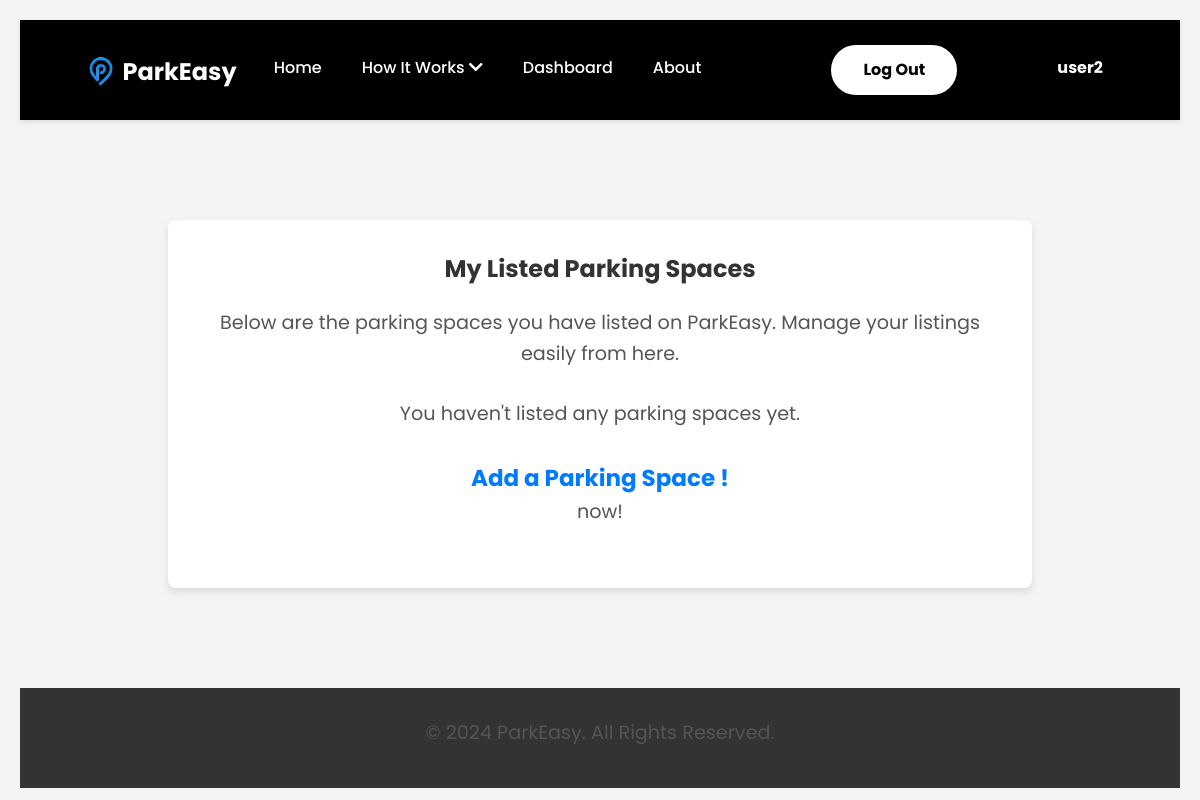
The app's page /parkeasy/listed-parking-spaces/ (signed in), older data.
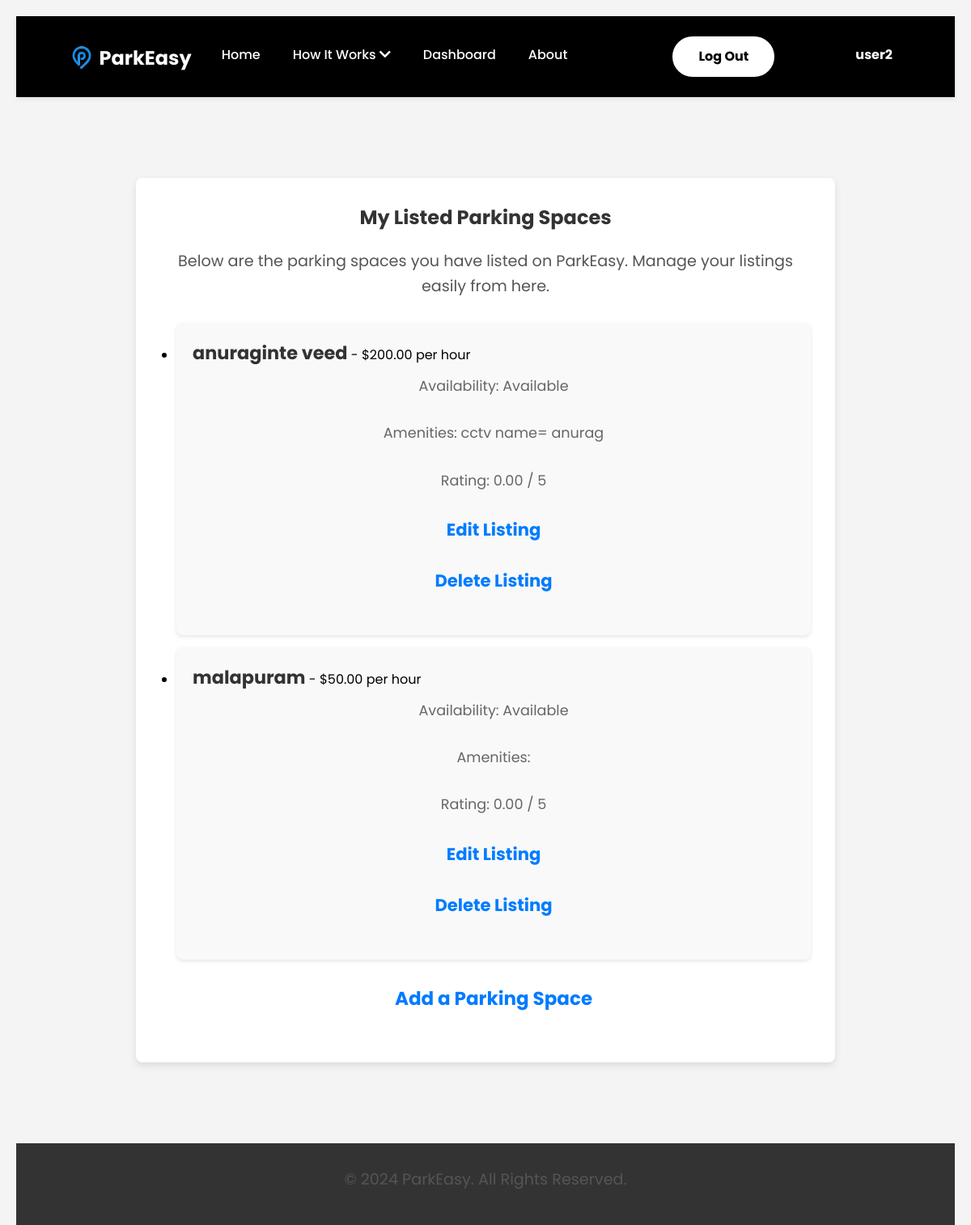
The same page, newer data.
### ParkEasyApp/models.py (models this page shows, shortened)
class ParkingSpace(models.Model):
    host = models.ForeignKey(ParkEasyUser, on_delete=models.CASCADE, related_name="parking_spaces")
    location = models.CharField(max_length=255)
    price_per_hour = models.DecimalField(max_digits=6, decimal_places=2)
    availability = models.BooleanField(default=True)  # Indicates if space is available for booking
    amenities = models.TextField(blank=True, null=True)  # Optional description of amenities
    rating = models.DecimalField(max_digits=3, decimal_places=2, default=0.0)  # Average rating by users
    created_at = models.DateTimeField(auto_now_add=True)
    class Meta:
        indexes = [
            models.Index(fields=['host', 'location']),
        ]

### ParkEasyApp/views.py (the view)
# urls.py: path('listed-parking-spaces/', views.my_listed_parking_spaces, name='my_listed_parking_spaces'),
@login_required
def my_listed_parking_spaces(request):
    user_profile = ParkEasyUser.objects.get(user=request.user)
    parking_spaces = ParkingSpace.objects.filter(host=user_profile)
    if not parking_spaces:
        return render(request, 'my_listed_parking_spaces.html', {'message': 'You haven\'t listed any parking spaces yet.'})
    return render(request, 'my_listed_parking_spaces.html', {'parking_spaces': parking_spaces})

### templates/my_listed_parking_spaces.html
{% extends 'base.html' %}
{% load static %}
{% block content %}
    <div class="main-content">
        <h1>My Listed Parking Spaces</h1>
        <p>Below are the parking spaces you have listed on ParkEasy. Manage your listings easily from here.</p>
        {% if parking_spaces %}
            <ul>
                {% for space in parking_spaces %}
                    <li>
                        <div class="parking-item-container">
                            <strong>{{ space.location }}</strong> - ${{ space.price_per_hour }} per hour
                            <p>Availability: {% if space.availability %} Available {% else %} Not Available {% endif %}</p>
                            <p>Amenities: {{ space.amenities }}</p>
                            <p>Rating: {{ space.rating }} / 5</p>
                            <p><a href="#">Edit Listing</a>  <a href="#">Delete Listing</a></p>
                        </div>
                    </li>
                {% endfor %}
                <p><a href="{% url 'add_parking_space' %}">Add a Parking Space</a></p>
            </ul>
        {% elif message %}
            <p>{{ message }} <a href="{% url 'add_parking_space' %}">Add a Parking Space !</a> now!</p>
        {% endif %}
    </div>
{% endblock %}

Row changes from the older to the newer data that the page shows:
added ParkingSpace: location "anuraginte veed", price_per_hour "200.00", availability "Available", amenities "cctv name= anurag", rating "0.00"
added ParkingSpace: location "malapuram", price_per_hour "50.00", availability "Available", rating "0.00"
Text that changed along with them:
{{ message }}: "You haven't listed any parking spaces yet." → (not shown)
text no longer shown: "Add a Parking Space ! now!"
text now shown: "Add a Parking Space"
